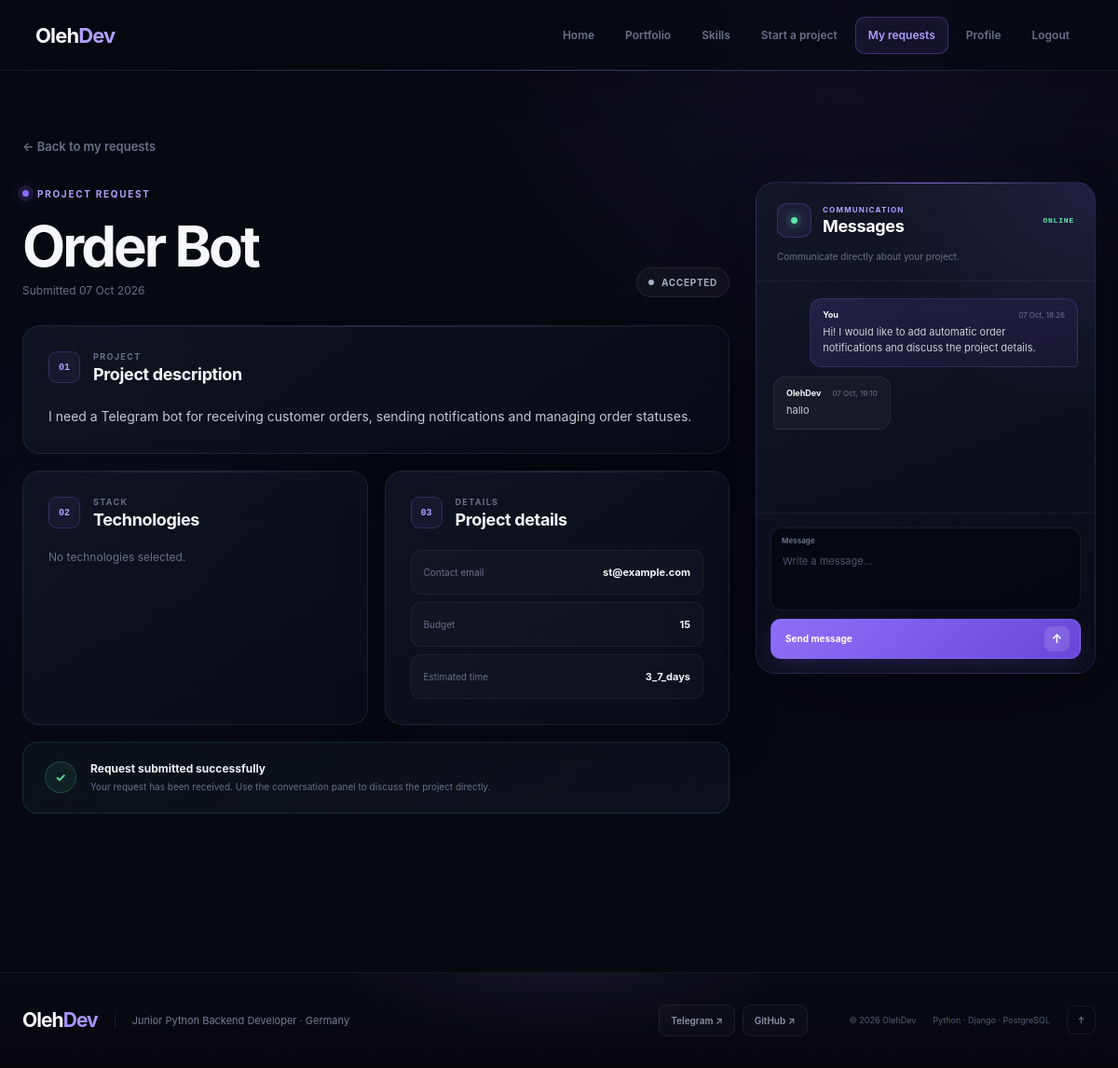
The page /client/requests/1/ (signed in) on the database as committed earlier.
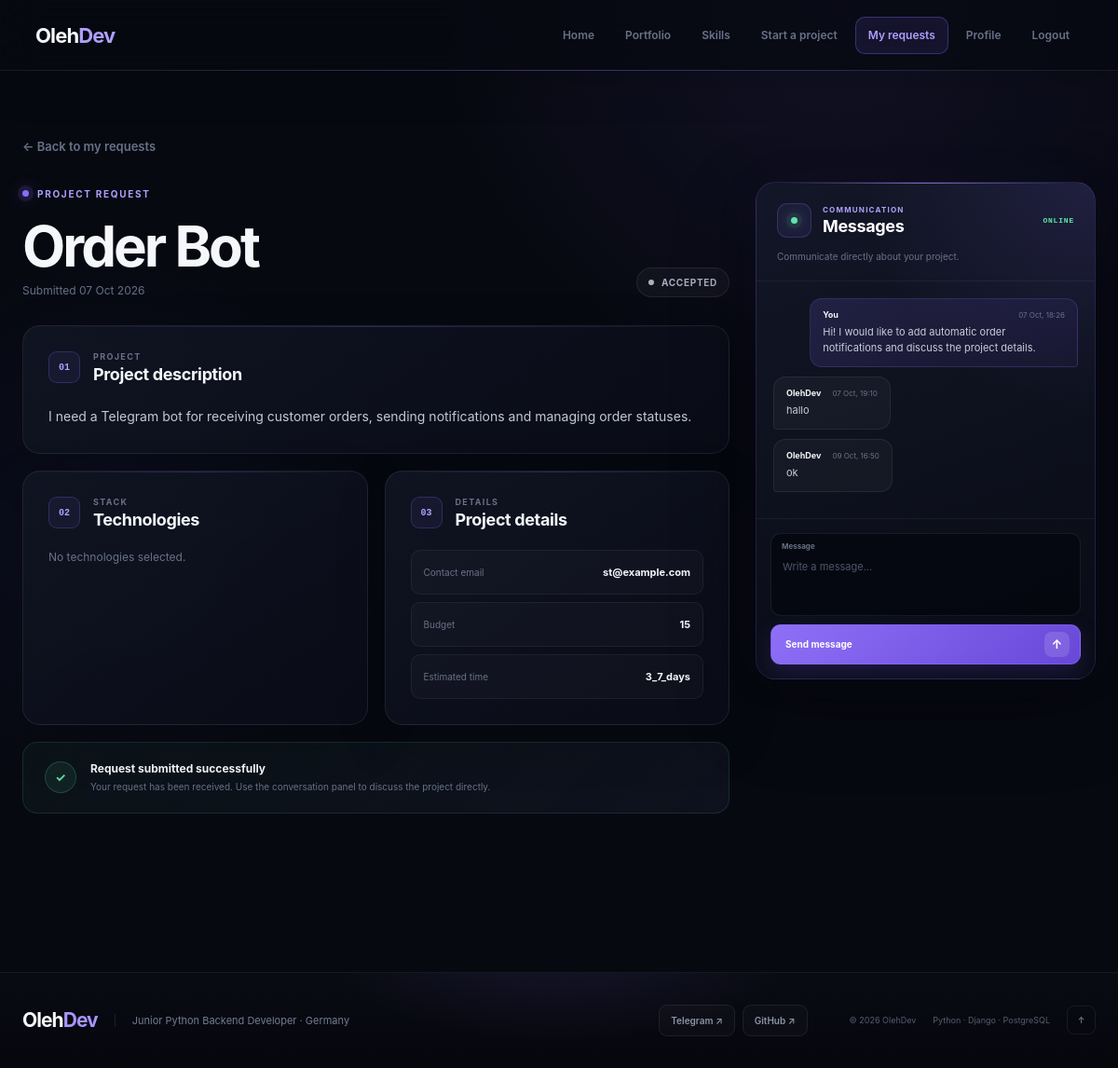
The same page on the database as committed later.
### olehdev/models.py (models this page shows, shortened)
class Message(models.Model):
    project_request = models.ForeignKey(
        ProjectRequest,
        on_delete=models.CASCADE,
        related_name="messages",
    )
    sender = models.ForeignKey(
        settings.AUTH_USER_MODEL,
        on_delete=models.CASCADE,
        related_name="messages",
    )
    text = models.TextField()
    created_at = models.DateTimeField(auto_now_add=True)
    class Meta:
        ordering = ["created_at"]

### olehdev/views.py (the view)
@login_required
def client_request_detail(request, request_id):
    project_request = get_object_or_404(
        ProjectRequest.objects.prefetch_related(
            "skills",
            "messages__sender",
        ),
        id=request_id,
        user=request.user,
    )
    if request.method == "POST":
        message_form = MessageForm(request.POST)
        if message_form.is_valid():
            message = message_form.save(commit=False)
            message.project_request = project_request
            message.sender = request.user
            message.save()
            return redirect(
                "client_request_detail",
                request_id=project_request.id,
            )
    else:
        message_form = MessageForm()
    chat_messages = project_request.messages.select_related(
        "sender"
    ).all()
    return render(
        request,
        "client/request_detail.html",
        {
            "project_request": project_request,
            "chat_messages": chat_messages,
            "message_form": message_form,
        },
    )

### olehdev/forms.py
class MessageForm(forms.ModelForm):
    class Meta:
        model = Message
        fields = ("text",)
        widgets = {
            "text": forms.Textarea(
                attrs={
                    "placeholder": "Write a message...",
                    "rows": 3,
                }
            ),
        }

### templates/client/request_detail.html (shortened to what the changed rows need)
{% extends "base.html" %}
{% load static %}
{% block styles %}
    <link rel="stylesheet" href="{% static 'css/client.css' %}">
{% endblock %}
{% block content %}
<section class="client-page request-page">
    <div class="request-detail-layout">
        <main class="request-main-content">
            <div class="request-project-header">
                <div class="request-project-heading">
                    <div>
                        <h1>
                            {{ project_request.name }}
                        </h1>
                    </div>
                </div>
            </div>
            <section class="request-info-card request-description-card">
                <div class="request-card-heading">
                    <div>
                        <h2>
                            Project description
                        </h2>
                    </div>
                </div>
            </section>
            <div class="request-info-grid">
                <section class="request-info-card">
                    <div class="request-card-heading">
                        <div>
                            <h2>
                                Technologies
                            </h2>
                        </div>
                    </div>
                </section>
                <section class="request-info-card">
                    <div class="request-card-heading">
                        <div>
                            <h2>
                                Project details
                            </h2>
                        </div>
                    </div>
                </section>
            </div>
        </main>
        <aside class="request-chat-panel">
            <div class="request-chat-header">
                <div class="request-chat-title">
                    <div>
                        <h2>
                            Messages
                        </h2>
                    </div>
                </div>
            </div>
            <div class="request-chat-messages">
                {% for message in chat_messages %}
                    <div
                        class="
                            request-chat-message
                            {% if message.sender == user %}
                                request-chat-message-own
                            {% else %}
                                request-chat-message-admin
                            {% endif %}
                        "
                    >
                        <div class="request-chat-message-meta">
                            <strong>
                                {% if message.sender == user %}
                                    You
                                {% else %}
                                    OlehDev
                                {% endif %}
                            </strong>
                            <span>
                                {{ message.created_at|date:"d M, H:i" }}
                            </span>
                        </div>
                        <p>
                            {{ message.text|linebreaksbr }}
                        </p>
                    </div>
                {% endfor %}
            </div>
        </aside>
    </div>
</section>
{% endblock %}

Rows that differ between the two databases and show on the page:
added Message: shows "OlehDev", created_at "09 Oct, 16:50", text "ok"
